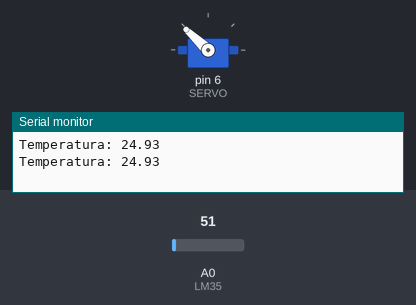
Bench run of a sketch on a simulated Arduino Uno, built with avr-gcc and run on an emulated ATmega328P. Shown: servo, the last lines printed to the serial monitor. Wiring (inferred from the names in the program): servo: signal pin 6. The test bench sets the inputs (shaded band); at power-on: A0 (LM35) = 51. Servo pulses on a pin are drawn as a servo (544–2400 µs = 0–180°).

Above: at 2.7 s.
2.8 s: A0 (LM35) set to 71
At 4.4 s:
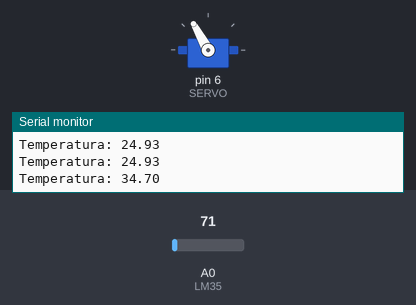
5.4 s: A0 (LM35) set to 15
At 6.3 s:
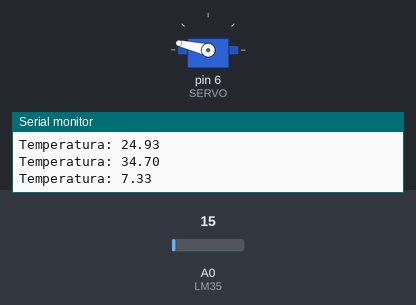
11.3 s: A0 (LM35) set to 30
13.9 s: A0 (LM35) set to 112
16.7 s: A0 (LM35) set to 163
At 18.2 s:
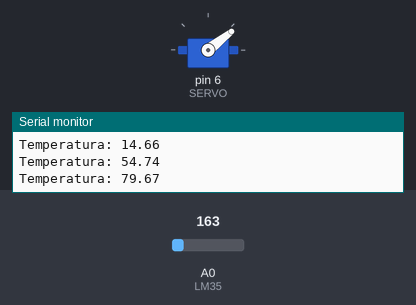
Timing chart, 0 to 19.7 s (numbered marks = the images above; inputs shaded):
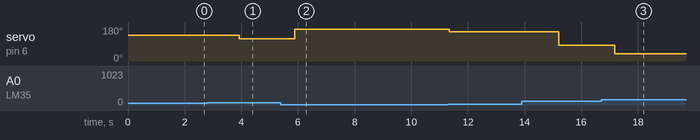

The sketch:

sensor_temperatura.ino
```cpp
#define SERVO 6

const int LM35 = A0; // Define o pino que lera a saída do LM35
float temperatura; // Variável que armazenará a temperatura medida


void posicao_servo (float temperatura)
{
  int temp = (temperatura * 1.8 * 10) + 600; //usamos por base que 90 graus são 1500ms
  int movimentos = (20000 - temp) / temp; //calcula os movimentos

  digitalWrite(SERVO, HIGH);  //pulso do servo
  delayMicroseconds(temp);      //0.6ms
  digitalWrite(SERVO, LOW);   //completa periodo do servo
  for(int i=0; i<movimentos; i++) delayMicroseconds(temp);
}

void setup() {
  Serial.begin(9600);
  pinMode(SERVO, OUTPUT);
}

void loop() {

  temperatura = (float(analogRead(LM35)) * 5 / (1023)) / 0.01;
  Serial.print("Temperatura: ");
  Serial.println(temperatura);

  for (int i = 0; i < 100; i++) posicao_servo(100-temperatura);
}
```

Measured:
- after the input at 2.8 s, servo on pin 6 (SERVO): 137° → 119° after 1.1 s
- after the input at 5.4 s, servo on pin 6 (SERVO): 119° → 167° after 0.48 s
- after the input at 16.7 s, servo on pin 6 (SERVO): 83° → 38° after 0.49 s
